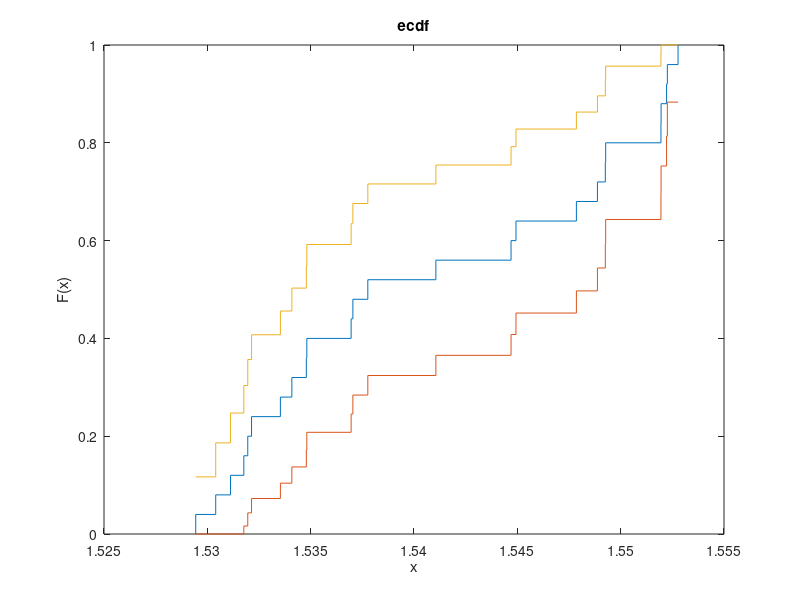

Recreate this plot in MATLAB.
fileid = fopen('download_records4k_v2.txt');
formatSpec = '%f';
A = fscanf(fileid, formatSpec);
ecdf(A, 'Bounds', 'on');